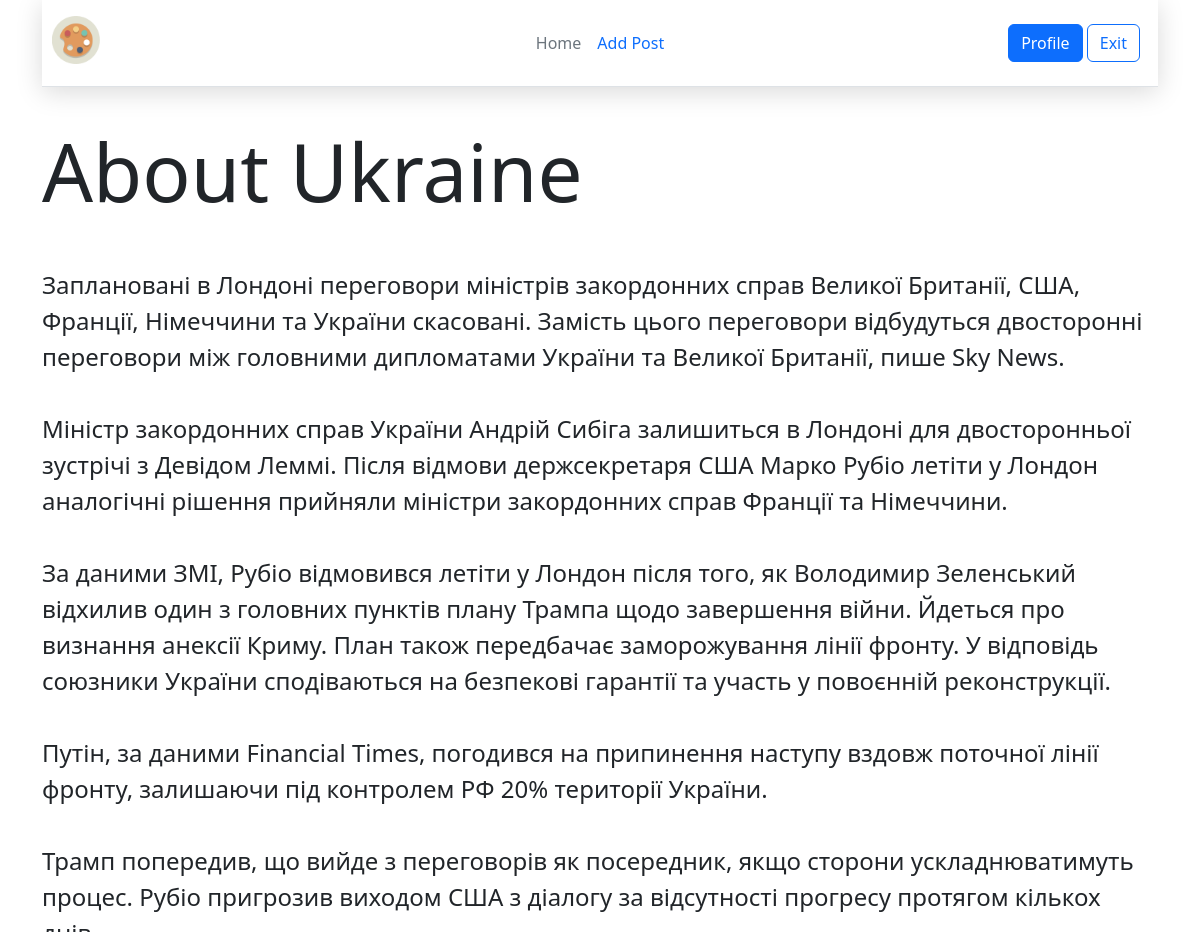
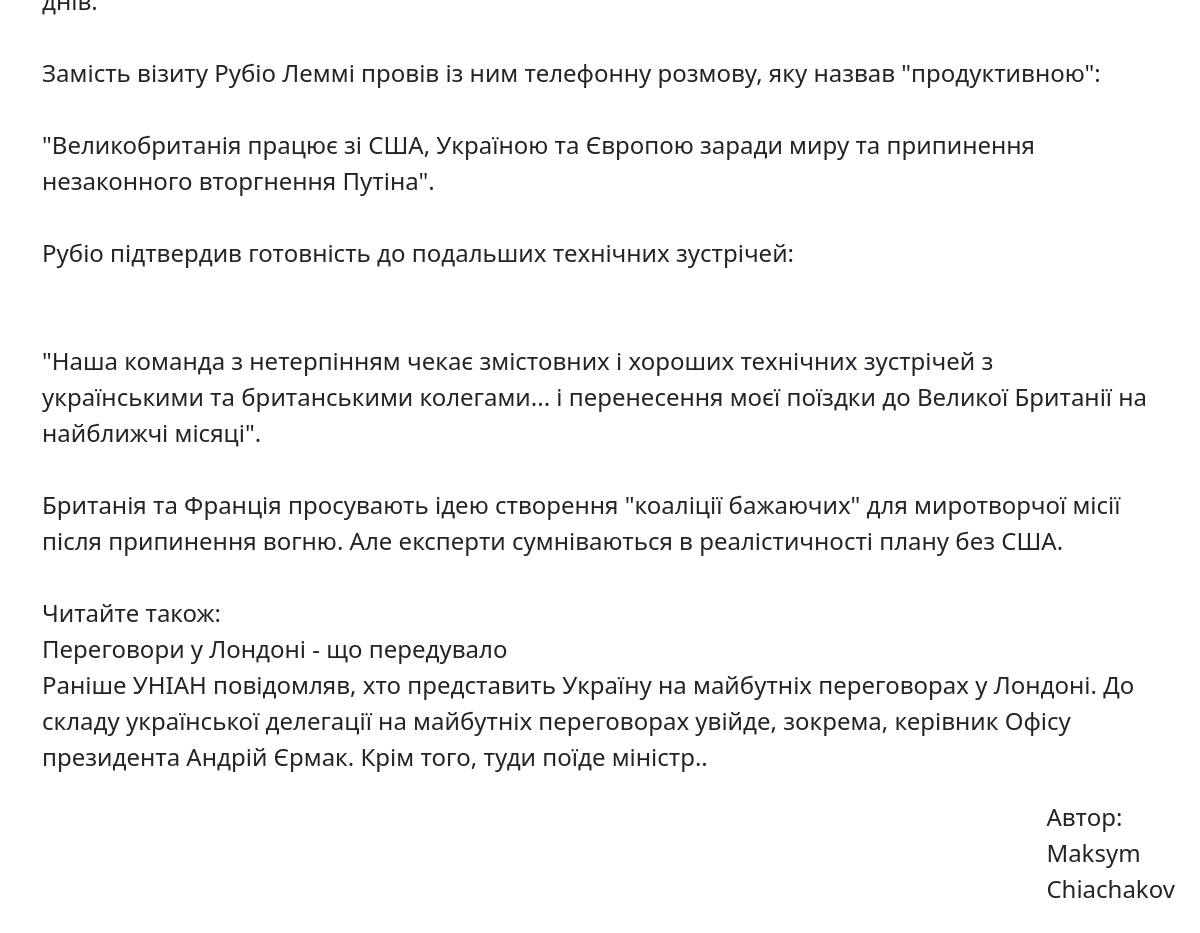
The page /post/about-ukraine (signed in) on the database its author committed (2 pictures, top to bottom).
### tables this page shows
CREATE TABLE posts (id integer PRIMARY KEY AUTOINCREMENT, title text NOT NULL, text text NOT NULL, url text NOT NULL, author text, time integer);

### app.py (the view)
@app.route("/post/<alias>")
@login_required
@admin.route("/pubs/<alias>")
def showPost(alias):
    title, post, author = dbase.getPost(alias)
    if not title:
        abort(404)
    return render_template('post.html', title=title, post=post, author=author)

### FDataBase.py (called while the page is built)
    def getPost(self, alias):
        try:
            self.__cur.execute(f"SELECT title, text, author from posts WHERE url LIKE '{alias}' LIMIT 1")
            res = self.__cur.fetchone()
            if res:
                return res
        except sqlite3.Error as e:
            print("An error while getting the posts in DB" +str(e))
        return (False, False)

    def getUser(self, user_id):
        try:
            self.__cur.execute(f"SELECT * FROM users WHERE id = {user_id} LIMIT 1")
            res = self.__cur.fetchone()
            if not res:
                print("User not found")
                return False
            return res
        except sqlite3.Error as e:
            print("Database's error "+str(e))
        return False

### UserLogin.py (called while the page is built)
    def fromDB(self, user_id, db):
        self.__user = db.getUser(user_id)
        return self

### app.py (called while the page is built)
@login_manager.user_loader
def laod_user(user_id):
    return UserLogin().fromDB(user_id, dbase)

def connect_db():
    conn = sqlite3.connect(app.config['DATABASE'])
    conn.row_factory = sqlite3.Row
    return conn

def get_db():
    if not hasattr(g, 'link_db'):
        g.link_db = connect_db()
    return g.link_db

@app.before_request
def before_request():
    global dbase
    db = get_db()
    dbase = FDataBase(db)

### templates/post.html (shortened to what this page needs)
{% extends 'base2.html' %}
{% block content %}
<div style="font-size: 80px; font-weight: 400;">{{ title }}</div>
<div style="white-space: pre-wrap; margin-top: 36px; font-size: 24px;">{{ post }}</div>
<div class="author">
    <p class="author-text" style="font-size: 24px; margin-top: 24px; margin-bottom: 48px;">
        Автор: {{ author }}
    </p>
</div>
{% endblock %}

### static/css/style.css (style rules this page uses)
.author-text { font-size: larger; }
.author { margin-top: 2%; margin-left: 90%; }

### rows shown on the page
posts: title "About Ukraine", text "Заплановані в Лондоні переговори міністрів закордонних справ Великої Британії, США, Франції, Німеччини та України скасовані. Замість цього переговори відбудуться двосторонні переговори між головними дипломатами України та Великої Британії, пише Sky News. Міністр закордонних справ України Андрій Сибіга залишиться в Лондоні для двосторонньої зустрічі з Девідом Леммі. Після відмови держсекретаря США Марко Рубіо летіти у Лондон аналогічні рішення прийняли міністри закордонних справ Франції та Німеччини. За даними ЗМІ, Рубіо відмовився летіти у Лондон після того, як Володимир Зеленський відхилив один з головних пунктів плану Трампа щодо завершення війни. Йдеться про визнання анексії Криму. План…", author "Maksym Chiachakov"
